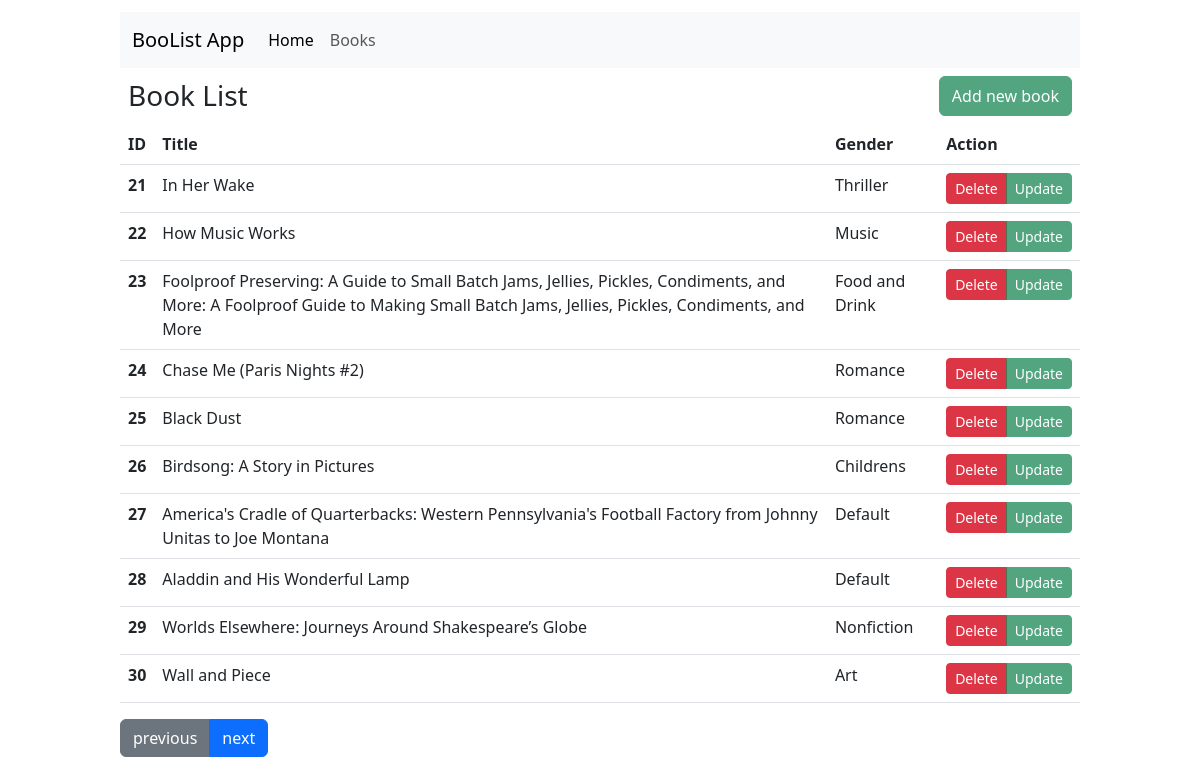
Page /books/3-10 on the committed database.
### tables this page shows
CREATE TABLE books(
                        id INTEGER PRIMARY KEY AUTOINCREMENT,
                        title TEXT NOT NULL UNIQUE,
                        price_cents INTEGER NOT NULL,
                        description TEXT NOT NULL,
                        category TEXT NOT NULL
        );

### app.py (the view)
@app.route("/books/<int:page>-<int:limit>")
def book_list(page=None, limit=None):
    books =  Book.all(limit=limit, offset=page*limit-limit)
    return render_template('book-list.html', books = books, p=page, l=limit)

### models/bookModel.py (called while the page is built)
    @classmethod
    def from_tuple(cls, t:tuple):
        return Book(t[1], t[2], t[3], t[4], t[0])

    @classmethod
    def all(cls, offset:int = None, limit:int = None) -> list:
        t = Database.fetch_all(BookData.TABLE_NAME, offset=offset, limit=limit)
        l =[]
        for b in t:
            l.append(Book.from_tuple(b))
        return l

### models/database/database.py (called while the page is built)
    @classmethod
    def fetch_all(cls, table_name, limit:int = None, offset:int=None, file_name:str = DATABASE_FILE) -> list[tuple]:
        conn = sqlite3.connect(file_name)
        cur = conn.cursor()
        cur.execute('PRAGMA foreign_key=on;')
        if limit and offset:
            cur.execute(f"SELECT * FROM {table_name} LIMIT {limit} OFFSET {offset};")
        elif limit:
            cur.execute(f"SELECT * FROM {table_name} LIMIT {limit};")
        elif offset:
            cur.execute(f"SELECT * FROM {table_name} OFFSET {offset};")
        else:
            cur.execute(f"SELECT * FROM {table_name};")
        result = cur.fetchall()
        conn.commit()
        cur.close()
        return result

### templates/book-list.html (shortened to what this page needs)
{% extends "base.html" %}
{% block content %}
    <div class="d-flex p-2 justify-content-between">
        <h3 style="margin:3px 0;">Book List</h3>
        <button type="button" class="btn btn-success opacity-75">Add new book</button>
    </div>
    <table class="table table-hover">
        <thead>
            <tr>
                <th scope="col">ID</th>
                <th scope="col">Title</th>
                <th scope="col">Gender</th>
                <th scope="col">Action</th>
            </tr>
        </thead>
        <tbody>
            {% for book in books %}
            <tr>
                <th scope="row">{{ book.ID }}</th>
                <td>{{ book.title }}</td>
                <td>{{ book.category }}</td>
                <td>
                    <div class="btn-group" role="group" aria-label="Basic example">
                        <button type="button" class="btn btn-sm btn-danger" data-bs-toggle="modal" data-bs-target="#delete_{{books.ID}}">Delete</button>
                        <button type="button" class="btn btn-sm btn-success opacity-75">Update</button>
                    </div>
                </td>
            </tr>
            {% endfor %}
        </tbody>
    </table>
    <div class="btn-group">
        {% if p > 1 %}
        <a class="btn btn-secondary" role="button" href="{{ url_for('book_list', page=p-1, limit=l) }}">previous</a>
        {% endif %}
        <a class="btn btn-primary" role="button" href="{{ url_for('book_list', page=p+1, limit=l) }}">next</a>
    </div>
{% endblock %}

### rows in the picture
books: ID "21", title "In Her Wake", category "Thriller"
books: ID "22", title "How Music Works", category "Music"
books: ID "23", title "Foolproof Preserving: A Guide to Small Batch Jams, Jellies, Pickles, Condiments, and More: A Foolproof Guide to Making Small Batch Jams, Jellies, Pickles, Condiments, and More", category "Food and Drink"
books: ID "24", title "Chase Me (Paris Nights #2)", category "Romance"
books: ID "25", title "Black Dust", category "Romance"
books: ID "26", title "Birdsong: A Story in Pictures", category "Childrens"
books: ID "27", title "America's Cradle of Quarterbacks: Western Pennsylvania's Football Factory from Johnny Unitas to Joe Montana", category "Default"
books: ID "28", title "Aladdin and His Wonderful Lamp", category "Default"
books: ID "29", title "Worlds Elsewhere: Journeys Around Shakespeare’s Globe", category "Nonfiction"
books: ID "30", title "Wall and Piece", category "Art"
